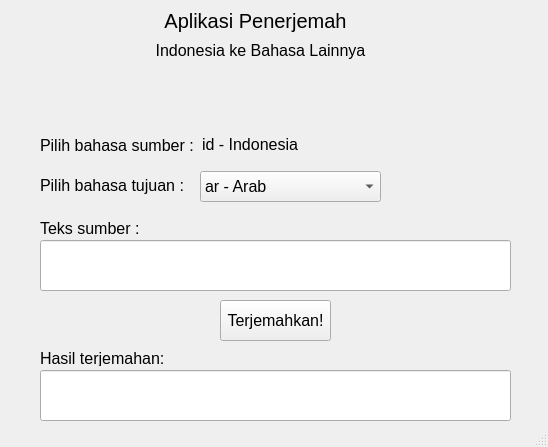
<?xml version="1.0" encoding="UTF-8"?>
<ui version="4.0">
 <class>MainWindow</class>
 <widget class="QMainWindow" name="MainWindow">
  <property name="geometry">
   <rect>
    <x>0</x>
    <y>0</y>
    <width>548</width>
    <height>447</height>
   </rect>
  </property>
  <property name="windowTitle">
   <string>MainWindow</string>
  </property>
  <widget class="QWidget" name="centralwidget">
   <widget class="QLabel" name="label">
    <property name="geometry">
     <rect>
      <x>150</x>
      <y>0</y>
      <width>211</width>
      <height>41</height>
     </rect>
    </property>
    <property name="font">
     <font>
      <pointsize>15</pointsize>
     </font>
    </property>
    <property name="text">
     <string>Aplikasi Penerjemah</string>
    </property>
    <property name="alignment">
     <set>Qt::AlignCenter</set>
    </property>
   </widget>
   <widget class="QLabel" name="label_2">
    <property name="geometry">
     <rect>
      <x>40</x>
      <y>135</y>
      <width>161</width>
      <height>21</height>
     </rect>
    </property>
    <property name="font">
     <font>
      <pointsize>12</pointsize>
     </font>
    </property>
    <property name="text">
     <string>Pilih bahasa sumber :</string>
    </property>
   </widget>
   <widget class="QLabel" name="label_4">
    <property name="geometry">
     <rect>
      <x>40</x>
      <y>175</y>
      <width>161</width>
      <height>21</height>
     </rect>
    </property>
    <property name="font">
     <font>
      <pointsize>12</pointsize>
     </font>
    </property>
    <property name="text">
     <string>Pilih bahasa tujuan :</string>
    </property>
   </widget>
   <widget class="QComboBox" name="lang_destination">
    <property name="geometry">
     <rect>
      <x>200</x>
      <y>171</y>
      <width>181</width>
      <height>31</height>
     </rect>
    </property>
    <property name="font">
     <font>
      <pointsize>12</pointsize>
     </font>
    </property>
    <item>
     <property name="text">
      <string>ar - Arab</string>
     </property>
    </item>
    <item>
     <property name="text">
      <string>en - Inggris</string>
     </property>
    </item>
    <item>
     <property name="text">
      <string>de - Jerman</string>
     </property>
    </item>
    <item>
     <property name="text">
      <string>fr - Perancis</string>
     </property>
    </item>
    <item>
     <property name="text">
      <string>it - Itali</string>
     </property>
    </item>
    <item>
     <property name="text">
      <string>ja - Jepang</string>
     </property>
    </item>
    <item>
     <property name="text">
      <string>hi - India</string>
     </property>
    </item>
    <item>
     <property name="text">
      <string>ko - Korea</string>
     </property>
    </item>
    <item>
     <property name="text">
      <string>nl - Belanda</string>
     </property>
    </item>
    <item>
     <property name="text">
      <string>ru - Rusia</string>
     </property>
    </item>
    <item>
     <property name="text">
      <string>es - Spanyol</string>
     </property>
    </item>
    <item>
     <property name="text">
      <string>th - Thailand</string>
     </property>
    </item>
    <item>
     <property name="text">
      <string>tr - Turki</string>
     </property>
    </item>
    <item>
     <property name="text">
      <string>vi - Vietnam</string>
     </property>
    </item>
   </widget>
   <widget class="QPushButton" name="btnTerjemahkan">
    <property name="geometry">
     <rect>
      <x>220</x>
      <y>300</y>
      <width>111</width>
      <height>41</height>
     </rect>
    </property>
    <property name="font">
     <font>
      <pointsize>12</pointsize>
     </font>
    </property>
    <property name="text">
     <string>Terjemahkan!</string>
    </property>
   </widget>
   <widget class="QLabel" name="label_3">
    <property name="geometry">
     <rect>
      <x>40</x>
      <y>220</y>
      <width>121</width>
      <height>16</height>
     </rect>
    </property>
    <property name="font">
     <font>
      <pointsize>12</pointsize>
     </font>
    </property>
    <property name="text">
     <string>Teks sumber :</string>
    </property>
   </widget>
   <widget class="QLabel" name="label_5">
    <property name="geometry">
     <rect>
      <x>40</x>
      <y>350</y>
      <width>131</width>
      <height>16</height>
     </rect>
    </property>
    <property name="font">
     <font>
      <pointsize>12</pointsize>
     </font>
    </property>
    <property name="text">
     <string>Hasil terjemahan:</string>
    </property>
   </widget>
   <widget class="QLineEdit" name="lang_source">
    <property name="geometry">
     <rect>
      <x>200</x>
      <y>129</y>
      <width>181</width>
      <height>31</height>
     </rect>
    </property>
    <property name="font">
     <font>
      <pointsize>12</pointsize>
     </font>
    </property>
    <property name="autoFillBackground">
     <bool>false</bool>
    </property>
    <property name="styleSheet">
     <string notr="true">background-color: rgba(0, 0, 0, 0);</string>
    </property>
    <property name="text">
     <string>id - Indonesia</string>
    </property>
    <property name="frame">
     <bool>false</bool>
    </property>
    <property name="readOnly">
     <bool>true</bool>
    </property>
   </widget>
   <widget class="QLineEdit" name="txtHasilTerjemahan">
    <property name="geometry">
     <rect>
      <x>40</x>
      <y>370</y>
      <width>471</width>
      <height>51</height>
     </rect>
    </property>
    <property name="font">
     <font>
      <pointsize>15</pointsize>
     </font>
    </property>
   </widget>
   <widget class="QLineEdit" name="txtSource">
    <property name="geometry">
     <rect>
      <x>40</x>
      <y>240</y>
      <width>471</width>
      <height>51</height>
     </rect>
    </property>
    <property name="font">
     <font>
      <pointsize>15</pointsize>
     </font>
    </property>
   </widget>
   <widget class="QLabel" name="label_6">
    <property name="geometry">
     <rect>
      <x>130</x>
      <y>40</y>
      <width>261</width>
      <height>20</height>
     </rect>
    </property>
    <property name="font">
     <font>
      <pointsize>12</pointsize>
     </font>
    </property>
    <property name="text">
     <string>Indonesia ke Bahasa Lainnya</string>
    </property>
    <property name="alignment">
     <set>Qt::AlignCenter</set>
    </property>
   </widget>
  </widget>
  <widget class="QStatusBar" name="statusbar"/>
 </widget>
 <resources/>
 <connections/>
</ui>
